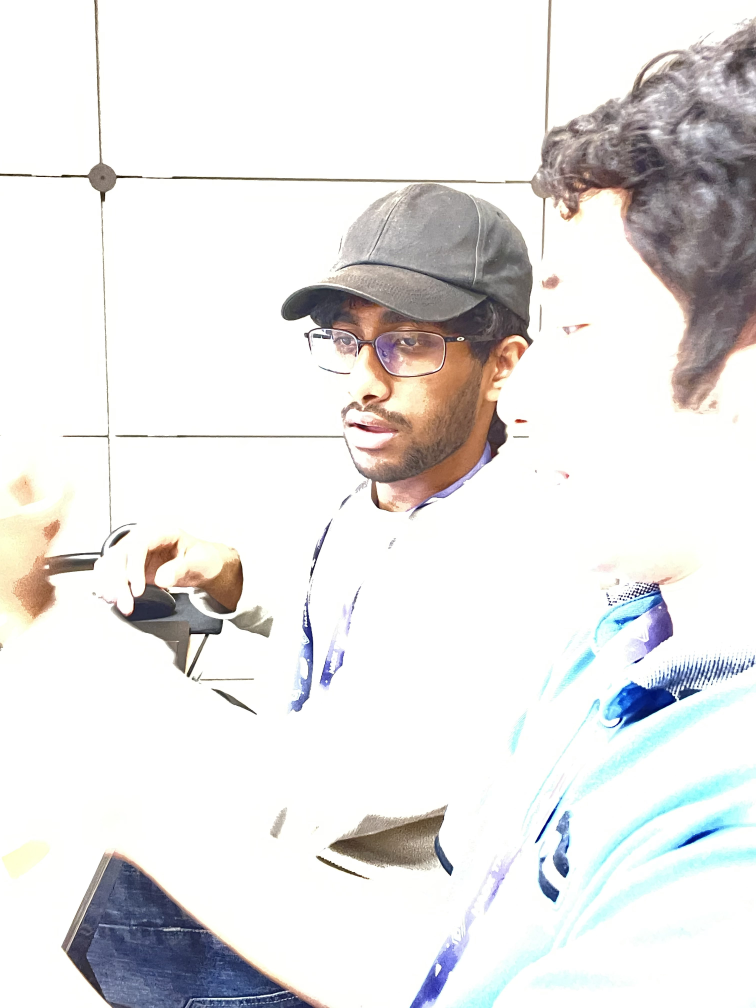
#> input picture Face Rec Python -v2/Exposure Images/oe4.jpg, 3024 x 4032 px (shown at 1/4 size)
$ python exposure_detection.py
#> lines starting #> are read from the running program, lines starting #| are printed output that depends on the picture; long printed decimals are rounded
import cv2
import numpy as np

def is_overexposed(image_path, threshold=220):
#> called with image_path = 'Exposure Images/oe4.jpg', threshold = 220
    image = cv2.imread(image_path, cv2.IMREAD_GRAYSCALE)
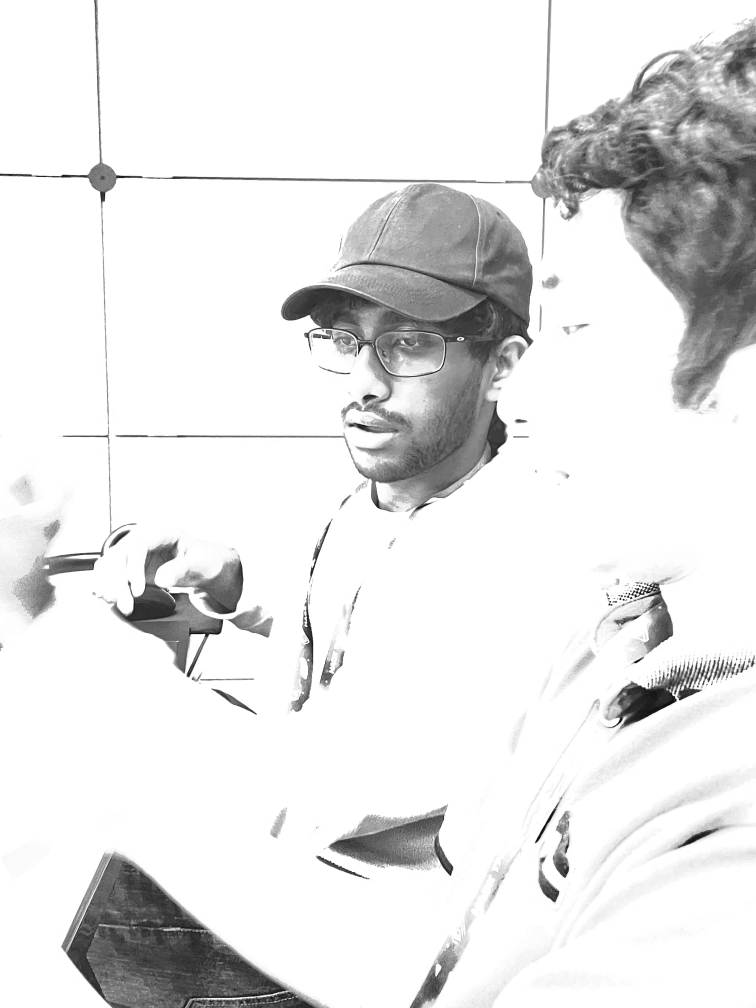
#> image: shape (4032, 3024) (shown at 1/4 size); min 0, max 255, mean 229.5

    hist = cv2.calcHist([image], [0], None, [265], [0, 256])
#> hist = 265 values, max 8700540 at index 263, min 0 at index 29, mean 46010.4

    overexposed_sum = np.sum(hist[threshold:])
#> overexposed_sum = 9943083

    total_sum = np.sum(hist)
#> total_sum = 12192768

    overexposed_ratio = overexposed_sum / total_sum
#> overexposed_ratio = 0.815
    print(overexposed_ratio)
#| 0.8155

    return overexposed_ratio > 0.5  # adjust threshold

image_path = "Exposure Images/oe4.jpg"
if is_overexposed(image_path):
    print("image is Overexposed....")
else:
    print("image is not Overexposed....")

    # noe1 -> 0.06680416
    # noe2 -> 0.44443697
    # noe3 -> 0.05963073
    # oe1 -> 0.90133697
    # oe2 -> 0.8139656
    # oe3 -> 0.9701989
    # oe4 -> 0.8154902

    # remove images > 0.5

$ run again, with Face Rec Python -v2/Exposure Images/oe1.jpg copied over Face Rec Python -v2/Exposure Images/oe4.jpg
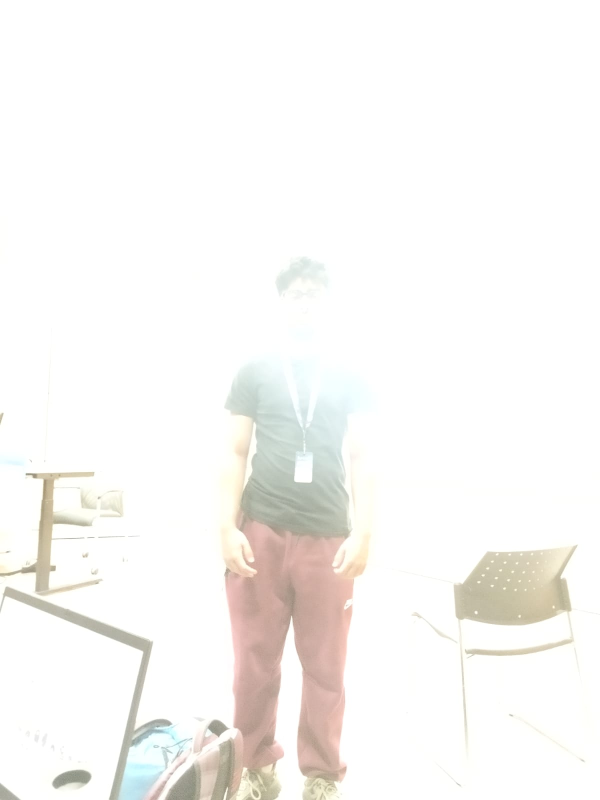
#> input picture Face Rec Python -v2/Exposure Images/oe1.jpg, 1200 x 1600 px (shown at 1/2 size)
#> in is_overexposed, `image = cv2.imread(image_path, cv2.IMREAD_GRAYSCALE)`:
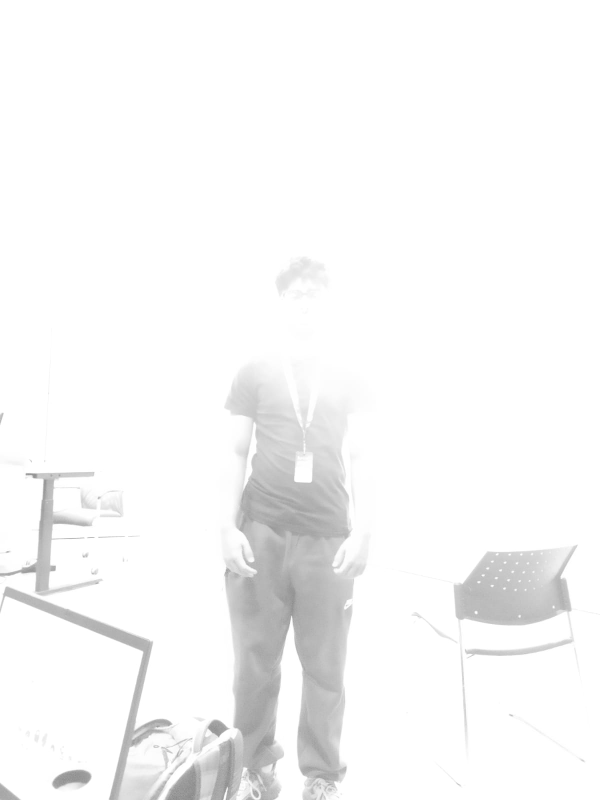
#> image: shape (1600, 1200) (shown at 1/2 size); min 126, max 255, mean 247.1
#> hist = 265 values, max 1576688 at index 263, min 0 at index 0, mean 7245.3
#> overexposed_sum = 1730567
#> total_sum = 1920000
#> overexposed_ratio = 0.901
#| 0.9013

$ run again, with Face Rec Python -v2/Exposure Images/oe2.jpg copied over Face Rec Python -v2/Exposure Images/oe4.jpg
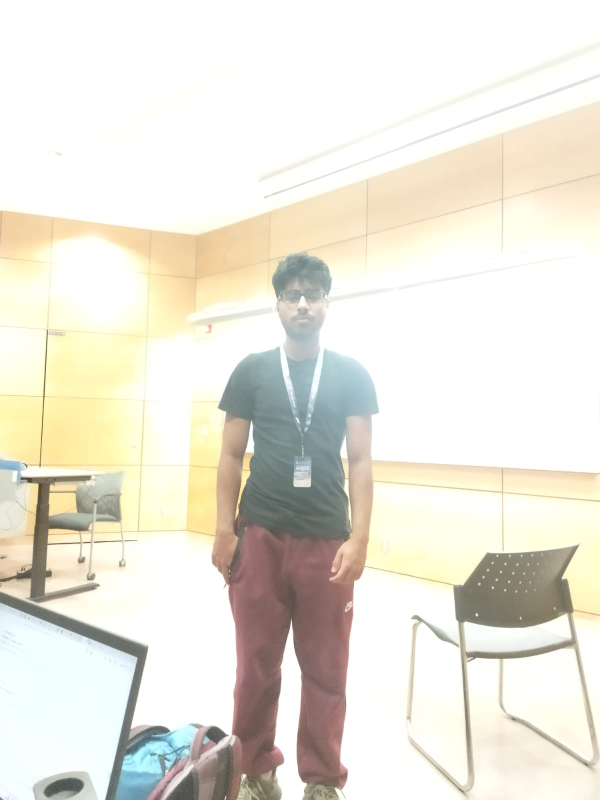
#> input picture Face Rec Python -v2/Exposure Images/oe2.jpg, 1200 x 1600 px (shown at 1/2 size)
#> in is_overexposed, `image = cv2.imread(image_path, cv2.IMREAD_GRAYSCALE)`:
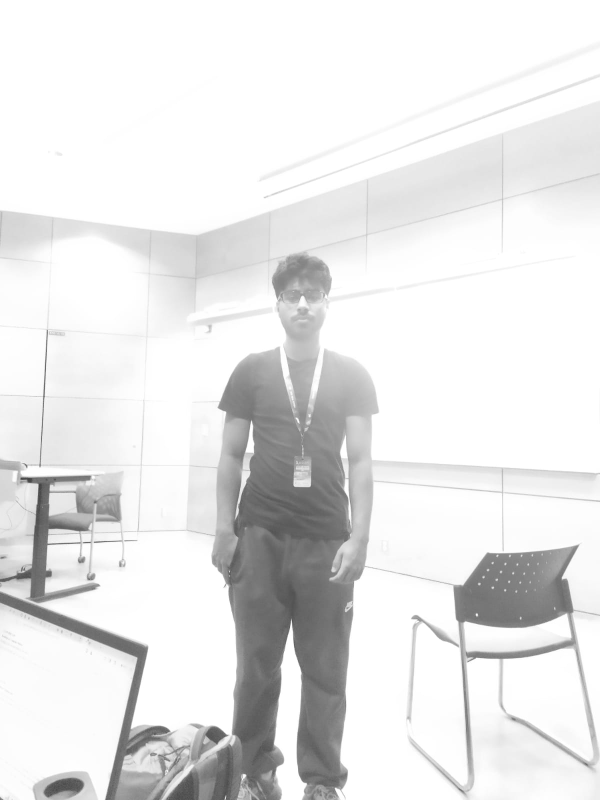
#> image: shape (1600, 1200) (shown at 1/2 size); min 60, max 255, mean 229.6
#> hist = 265 values, max 840495 at index 263, min 0 at index 0, mean 7245.3
#> overexposed_sum = 1562814
#> total_sum = 1920000
#> overexposed_ratio = 0.814
#| 0.814

$ run again, with Face Rec Python -v2/Exposure Images/oe3.jpg copied over Face Rec Python -v2/Exposure Images/oe4.jpg
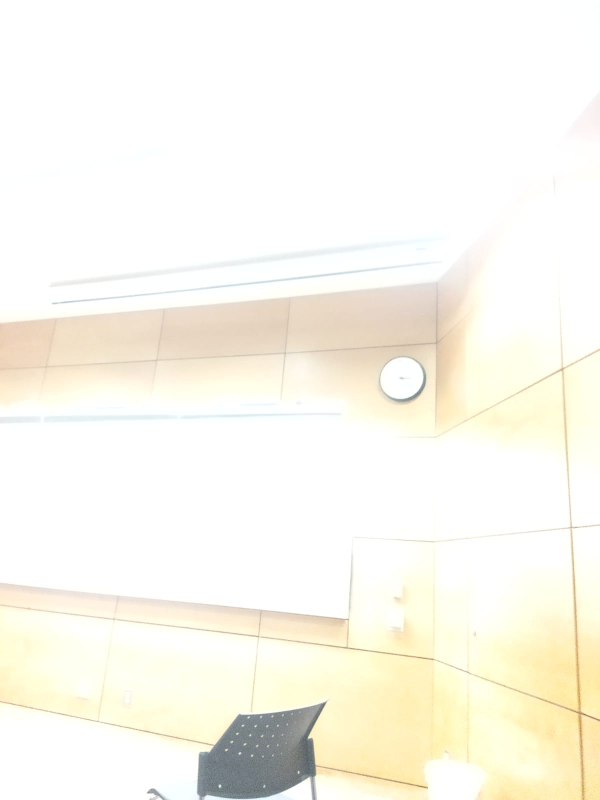
#> input picture Face Rec Python -v2/Exposure Images/oe3.jpg, 1200 x 1600 px (shown at 1/2 size)
#> in is_overexposed, `image = cv2.imread(image_path, cv2.IMREAD_GRAYSCALE)`:
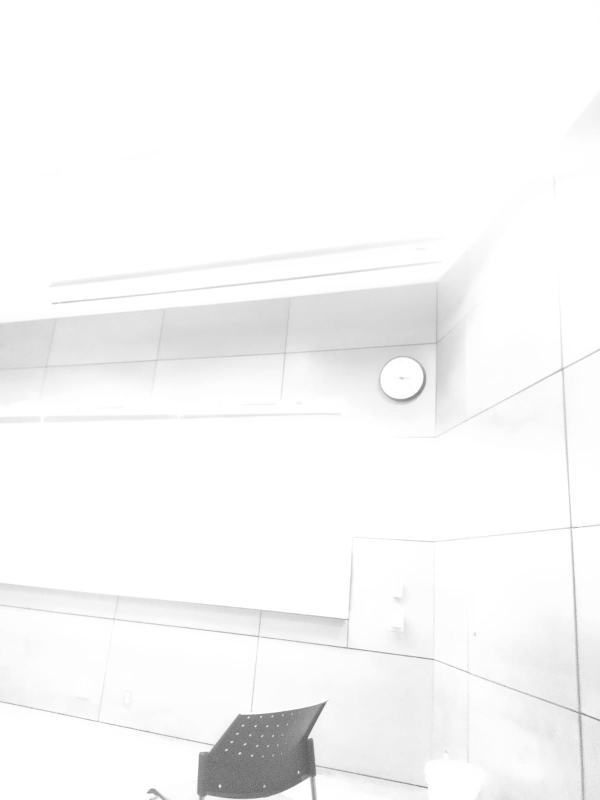
#> image: shape (1600, 1200) (shown at 1/2 size); min 82, max 255, mean 247.6
#> hist = 265 values, max 1141045 at index 263, min 0 at index 0, mean 7245.3
#> overexposed_sum = 1862782
#> total_sum = 1920000
#> overexposed_ratio = 0.97
#| 0.9702
